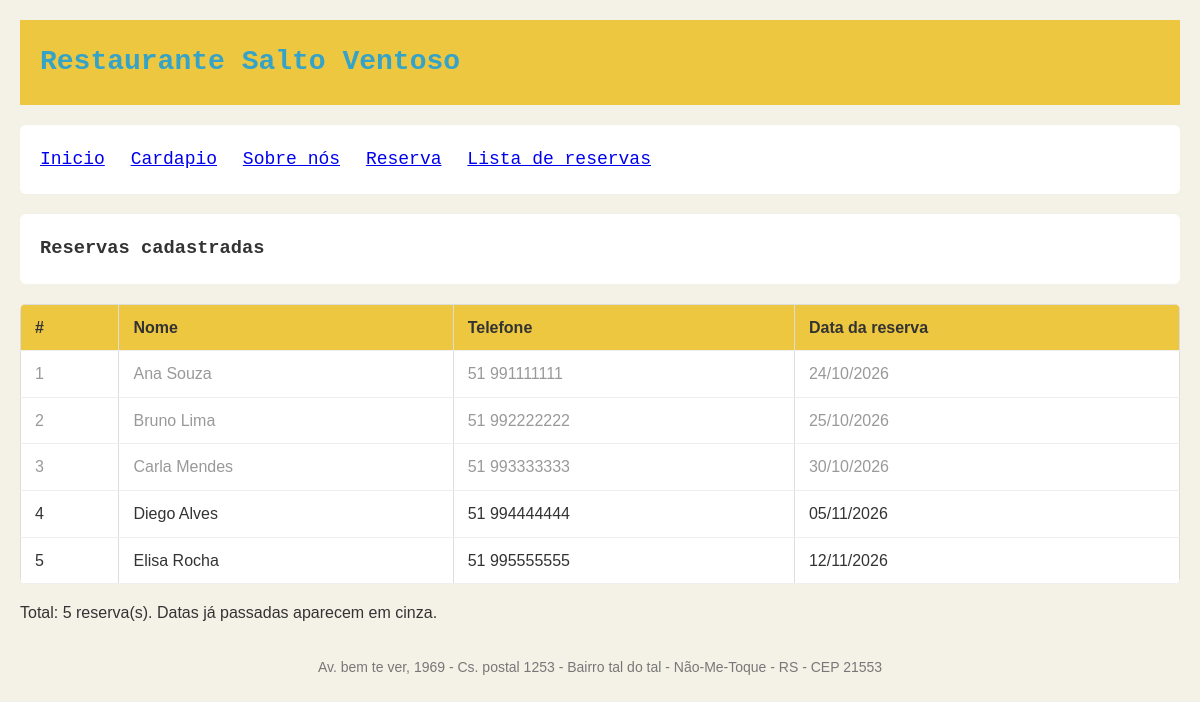
The app's page /lista_reservas.php, older data.
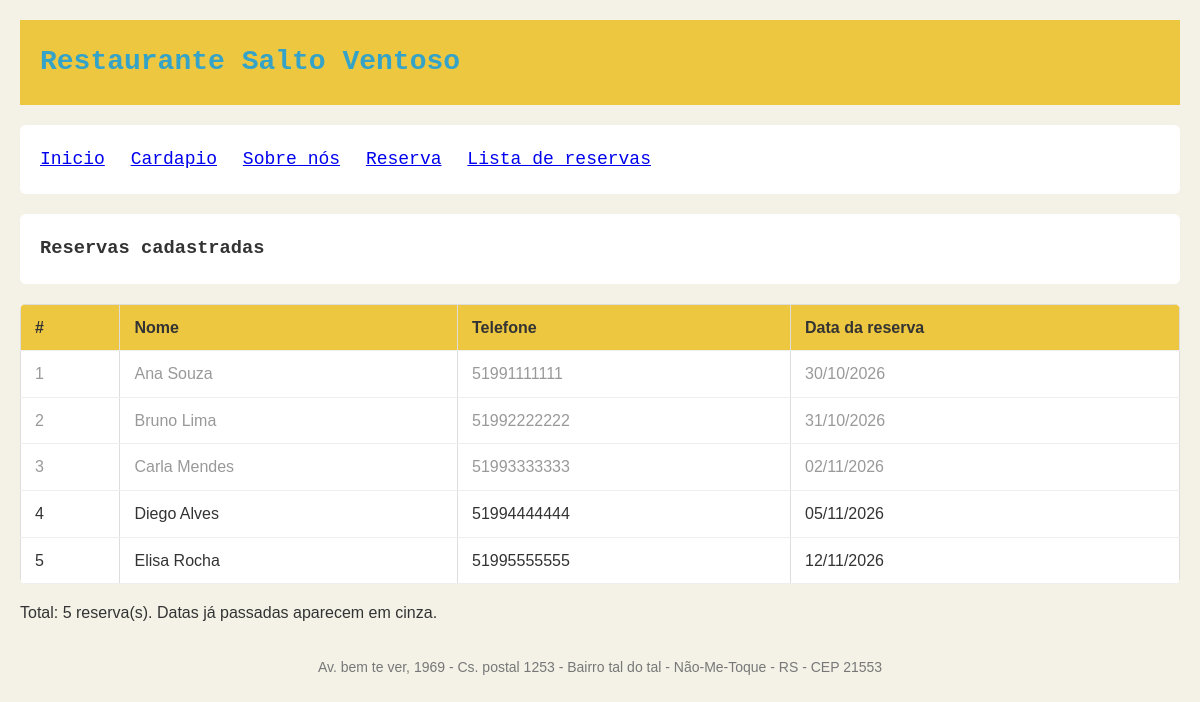
The same page, newer data.
### tables this page shows
CREATE TABLE `reservas` (
  `idreserva` int NOT NULL AUTO_INCREMENT,
  `idpessoa` int NOT NULL,
  `idmesa` int NULL DEFAULT NULL,
  `data` date NOT NULL,
  `criada_em` timestamp NOT NULL DEFAULT CURRENT_TIMESTAMP,
  PRIMARY KEY (`idreserva`),
  KEY `idx_reservas_data` (`data`),
  CONSTRAINT `fk_reservas_cliente` FOREIGN KEY (`idpessoa`) REFERENCES `clientes` (`idpessoa`),
  CONSTRAINT `fk_reservas_mesa` FOREIGN KEY (`idmesa`) REFERENCES `mesas` (`idmesa`)
);

CREATE TABLE `clientes` (
  `idpessoa` int NOT NULL AUTO_INCREMENT,
  `nome` varchar(70) NOT NULL,
  `telefone` varchar(20) NOT NULL,
  `cpf` char(11) NOT NULL,
  PRIMARY KEY (`idpessoa`),
  UNIQUE KEY `uq_clientes_cpf` (`cpf`)
);

### dao/ReservaDAO.php (called while the page is built, shortened)
<?php
class ReservaDAO
{
    public function listar(): array
    {
        $st = $this->pdo->prepare(self::SELECT . " ORDER BY r.data ASC, r.idreserva ASC");
        $st->execute();
        return $st->fetchAll();
    }
}

### lista_reservas.php (the view, shortened to what this page needs)
<?php
require __DIR__ . "/conexao.php";
require __DIR__ . "/dao/ReservaDAO.php";
function h($v) { return htmlspecialchars((string)$v, ENT_QUOTES, "UTF-8"); }
$erro = "";
$reservas = [];
try {
    $reservas = (new ReservaDAO($pdo))->listar();
} catch (PDOException $e) {
    $erro = "Não foi possível carregar as reservas." . (DEBUG ? " Detalhe: " . $e->getMessage() : "");
}
$hoje = date("Y-m-d");
?>
<!DOCTYPE html>
<html lang="pt-br">
<head>
    <link rel="stylesheet" href="style.css">
</head>
<body>
    <header>
        <h1>Restaurante Salto Ventoso </h1>
    </header>
    <main>
        <nav>
            <a href="index.php">Inicio</a>
            <a href="cardapio.php">Cardapio</a>
            <a href="descritivo.php">Sobre nós</a>
            <a href="contato.php">Reserva</a>
            <a href="lista_reservas.php">Lista de reservas</a>
        </nav>
        <h3>Reservas cadastradas</h3>
        <?php if ($erro): ?>
            <p style="color: red;"><?= h($erro) ?></p>
        <?php elseif (!$reservas): ?>
            <p>Nenhuma reserva cadastrada ainda.</p>
        <?php else: ?>
            <table>
                <thead>
                    <tr>
                        <th>#</th>
                        <th>Nome</th>
                        <th>Telefone</th>
                        <th>Data da reserva</th>
                    </tr>
                </thead>
                <tbody>
                    <?php foreach ($reservas as $r): ?>
                        <tr<?= $r["data"] < $hoje ? ' style="color: #999;"' : '' ?>>
                            <td><?= h($r["idreserva"]) ?></td>
                            <td><?= h($r["nome"]) ?></td>
                            <td><?= h($r["telefone"]) ?></td>
                            <td><?= h(date("d/m/Y", strtotime($r["data"]))) ?></td>
                        </tr>
                    <?php endforeach; ?>
                </tbody>
            </table>
            <p>Total: <?= count($reservas) ?> reserva(s). Datas já passadas aparecem em cinza.</p>
        <?php endif; ?>
    </main>
    <footer>Av. bem te ver, 1969 - Cs. postal 1253 - Bairro tal do tal - Não-Me-Toque - RS - CEP 21553
    </footer>
</body>
</html>

### style.css (style rules this page uses)
body { font-family: Arial, Helvetica, sans-serif; line-height: 1.6; color: #333; background-color: #f4f2e7; margin: 0; padding: 20px; }
header { background-color: #edc740; color: #35a3c7; padding: 20px; margin: auto; font-family: 'Courier New', Courier, monospace; }
nav { background-color: #fff; padding: 20px; margin-top: 20px; border-radius: 6px; font-family: 'Courier New', Courier, monospace; font-size: large; }
h3 { background-color: #fff; padding: 20px; margin-top: 20px; border-radius: 6px; font-family: 'Courier New', Courier, monospace; }
footer { text-align: center; margin-top: 20px; padding: 10px; color: #777; font-size: 14px; }
h1 { margin: 0; font-size: 28px; }
table { width: 100%; border-collapse: collapse; margin-top: 15px; }
th, td { border: 1px solid #ddd; padding: 8px; text-align: left; }
th { background-color: #2c3e50; color: #fff; }
table { width: 100%; border-collapse: collapse; margin-top: 20px; background-color: #fff; border-radius: 6px; overflow: hidden; }
th, td { padding: 10px 14px; text-align: left; border-bottom: 1px solid #eee; }
th { background-color: #edc740; color: #333; }

### lista_reservas.php (style rules this page uses)
nav a { margin-right: 15px; }

Row changes from the older to the newer data that the page shows:
changed reservas "Ana Souza": idpessoa.telefone "51 991111111" → "51991111111"; data "24/10/2026" → "30/10/2026"
changed reservas "Bruno Lima": idpessoa.telefone "51 992222222" → "51992222222"; data "25/10/2026" → "31/10/2026"
changed reservas "Carla Mendes": idpessoa.telefone "51 993333333" → "51993333333"; data "30/10/2026" → "02/11/2026"
changed through a linked row, reservas "Diego Alves": idpessoa.telefone "51 994444444" → "51994444444"
changed through a linked row, reservas "Elisa Rocha": idpessoa.telefone "51 995555555" → "51995555555"
